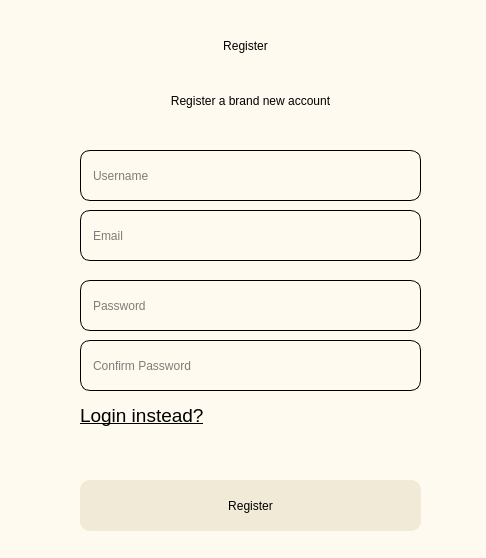
<?xml version="1.0" encoding="UTF-8"?>
<ui version="4.0">
 <class>Dialog</class>
 <widget class="QDialog" name="Dialog">
  <property name="geometry">
   <rect>
    <x>0</x>
    <y>0</y>
    <width>486</width>
    <height>558</height>
   </rect>
  </property>
  <property name="minimumSize">
   <size>
    <width>486</width>
    <height>558</height>
   </size>
  </property>
  <property name="maximumSize">
   <size>
    <width>486</width>
    <height>558</height>
   </size>
  </property>
  <property name="windowTitle">
   <string>Dialog</string>
  </property>
  <widget class="QWidget" name="bgwidget" native="true">
   <property name="geometry">
    <rect>
     <x>0</x>
     <y>0</y>
     <width>486</width>
     <height>558</height>
    </rect>
   </property>
   <property name="sizePolicy">
    <sizepolicy hsizetype="Fixed" vsizetype="Fixed">
     <horstretch>0</horstretch>
     <verstretch>0</verstretch>
    </sizepolicy>
   </property>
   <property name="minimumSize">
    <size>
     <width>486</width>
     <height>558</height>
    </size>
   </property>
   <property name="maximumSize">
    <size>
     <width>486</width>
     <height>558</height>
    </size>
   </property>
   <property name="styleSheet">
    <string notr="true">QWidget#bgwidget{background-color:rgb(255,250,240);}
</string>
   </property>
   <widget class="QLabel" name="registerlabel">
    <property name="geometry">
     <rect>
      <x>140</x>
      <y>10</y>
      <width>211</width>
      <height>71</height>
     </rect>
    </property>
    <property name="styleSheet">
     <string notr="true">font: 36pt &quot;MS Shell Dlg 2&quot;;
color:rgb(0,0,0);</string>
    </property>
    <property name="text">
     <string>Register</string>
    </property>
    <property name="alignment">
     <set>Qt::AlignCenter</set>
    </property>
   </widget>
   <widget class="QLabel" name="text">
    <property name="geometry">
     <rect>
      <x>60</x>
      <y>80</y>
      <width>381</width>
      <height>41</height>
     </rect>
    </property>
    <property name="styleSheet">
     <string notr="true">font: 16pt &quot;MS Shell Dlg 2&quot;;
color:rgb(0,0,0);</string>
    </property>
    <property name="text">
     <string>Register a brand new account</string>
    </property>
    <property name="alignment">
     <set>Qt::AlignCenter</set>
    </property>
   </widget>
   <widget class="QLineEdit" name="emailfield">
    <property name="geometry">
     <rect>
      <x>80</x>
      <y>210</y>
      <width>341</width>
      <height>51</height>
     </rect>
    </property>
    <property name="styleSheet">
     <string notr="true">background-color:rgba(0,0,0,0);
font: 14pt &quot;MS Shell Dlg 2&quot;;

background: rgb(255,250,240);
selection-background-color: black;
border-width: 1px; 
border-style: solid; 
border-color: black black black black; 
border-radius: 10px;
padding: 2 10px;
</string>
    </property>
    <property name="placeholderText">
     <string>Email</string>
    </property>
   </widget>
   <widget class="QLineEdit" name="passwordfield">
    <property name="geometry">
     <rect>
      <x>80</x>
      <y>280</y>
      <width>341</width>
      <height>51</height>
     </rect>
    </property>
    <property name="styleSheet">
     <string notr="true">background-color:rgba(0,0,0,0);
font: 14pt &quot;MS Shell Dlg 2&quot;;

background: rgb(255,250,240);
selection-background-color: black;
border-width: 1px; 
border-style: solid; 
border-color: black black black black; 
border-radius: 10px;
padding: 2 10px;
</string>
    </property>
    <property name="placeholderText">
     <string>Password</string>
    </property>
   </widget>
   <widget class="QLabel" name="error">
    <property name="geometry">
     <rect>
      <x>80</x>
      <y>450</y>
      <width>341</width>
      <height>31</height>
     </rect>
    </property>
    <property name="styleSheet">
     <string notr="true">font: 12pt &quot;MS Shell Dlg 2&quot;;
color:red;</string>
    </property>
    <property name="text">
     <string/>
    </property>
   </widget>
   <widget class="QLineEdit" name="confirmpasswordfield">
    <property name="geometry">
     <rect>
      <x>80</x>
      <y>340</y>
      <width>341</width>
      <height>51</height>
     </rect>
    </property>
    <property name="styleSheet">
     <string notr="true">background-color:rgba(0,0,0,0);
font: 14pt &quot;MS Shell Dlg 2&quot;;

background: rgb(255,250,240);
selection-background-color: black;
border-width: 1px; 
border-style: solid; 
border-color: black black black black; 
border-radius: 10px;
padding: 2 10px;
</string>
    </property>
    <property name="placeholderText">
     <string>Confirm Password</string>
    </property>
   </widget>
   <widget class="QPushButton" name="_register">
    <property name="geometry">
     <rect>
      <x>80</x>
      <y>480</y>
      <width>341</width>
      <height>51</height>
     </rect>
    </property>
    <property name="cursor">
     <cursorShape>PointingHandCursor</cursorShape>
    </property>
    <property name="styleSheet">
     <string notr="true">border-radius:10px;
background-color:rgb(240, 234, 214);
font: 18pt &quot;MS Shell Dlg 2&quot;;</string>
    </property>
    <property name="text">
     <string>Register</string>
    </property>
   </widget>
   <widget class="QLabel" name="wanttologin">
    <property name="geometry">
     <rect>
      <x>80</x>
      <y>400</y>
      <width>341</width>
      <height>31</height>
     </rect>
    </property>
    <property name="font">
     <font>
      <family>MS Shell Dlg 2</family>
      <pointsize>14</pointsize>
      <weight>50</weight>
      <italic>false</italic>
      <bold>false</bold>
     </font>
    </property>
    <property name="cursor">
     <cursorShape>PointingHandCursor</cursorShape>
    </property>
    <property name="styleSheet">
     <string notr="true">font: 14pt &quot;MS Shell Dlg 2&quot;;
color:rgb(0,0,0);</string>
    </property>
    <property name="text">
     <string>&lt;u&gt;Login instead?&lt;/u&gt;</string>
    </property>
    <property name="textFormat">
     <enum>Qt::MarkdownText</enum>
    </property>
   </widget>
   <widget class="QLineEdit" name="usernamefield">
    <property name="geometry">
     <rect>
      <x>80</x>
      <y>150</y>
      <width>341</width>
      <height>51</height>
     </rect>
    </property>
    <property name="styleSheet">
     <string notr="true">background-color:rgba(0,0,0,0);
font: 14pt &quot;MS Shell Dlg 2&quot;;

background: rgb(255,250,240);
selection-background-color: black;
border-width: 1px; 
border-style: solid; 
border-color: black black black black; 
border-radius: 10px;
padding: 2 10px;
</string>
    </property>
    <property name="placeholderText">
     <string>Username</string>
    </property>
   </widget>
  </widget>
 </widget>
 <resources/>
 <connections/>
</ui>
